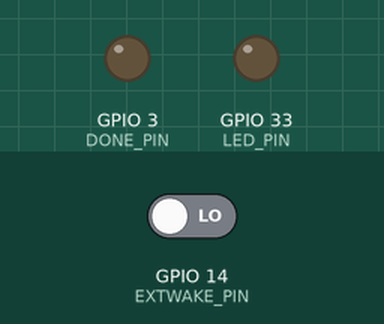
Bench run of a sketch on a simulated ESP32. Shown: output pins drawn as LEDs (lit = HIGH). The test bench sets the inputs (shaded band); at power-on: GPIO 14 (EXTWAKE_PIN) LOW. WiFi joins after 1.5 s; servers stay silent unless stated; storage starts empty; EEPROM starts erased; no MQTT or app messages arrive unless stated; the camera gives no picture; what the sketch prints to the serial monitor is not drawn.

Above: at 1.1 s.
At 3.5 s:
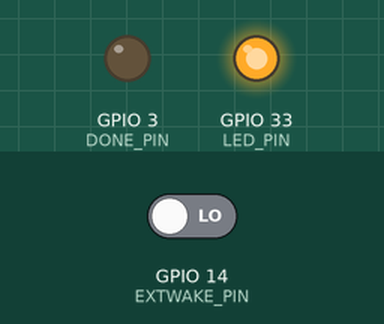
At 5.61 s:
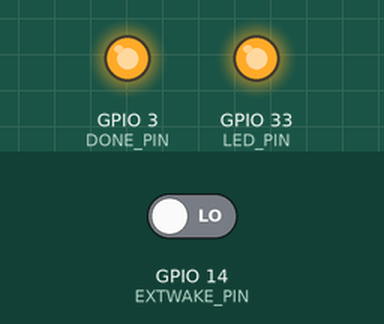
Timing chart, 0 to 7.5 s (numbered marks = the images above):
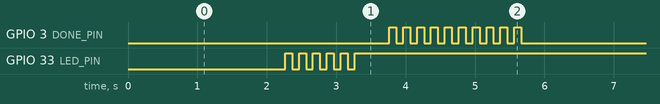

The sketch:

trigboard_wildcam.ino
```cpp
/*********
  Rui Santos
  Complete project details at https://RandomNerdTutorials.com/esp32-cam-take-photo-save-microsd-card

  IMPORTANT!!!
   - Select Board "AI Thinker ESP32-CAM"
   - GPIO 0 must be connected to GND to upload a sketch
   - After connecting GPIO 0 to GND, press the ESP32-CAM on-board RESET button to put your board in flashing mode
   - FTDI Converter : UOT = RX, UOR = TX, GND = GND, 5V = VCC

  Resistance R2 is 215kOhm....because ESP32 is slow to boot
  Circuit is ok if when turned on CAM is turning ON by TPL51111

  Reference :
    - ESP bare ship pinout : https://randomnerdtutorials.com/esp32-pinout-reference-gpios/


  Consumption : 10.5uA when sleeping,
                peak 180mA when taking picture

  Programmation via USB FTDI, GRND to GRND, U0R to TX, U0T to RX
  Careful : Pin 3 (U0R) is used in the program...so need to be unplugged before programming board

*********/

//Light Mqtt library
#include <PubSubClient.h>
//Wifi library
#include <WiFi.h>
#include "esp_camera.h"
#include "Arduino.h"
#include "FS.h"                // SD Card ESP32
#include "SD_MMC.h"            // SD Card ESP32
#include "soc/soc.h"           // Disable brownour problems
#include "soc/rtc_cntl_reg.h"  // Disable brownour problems
#include "driver/rtc_io.h"
#include <EEPROM.h>            // read and write from flash memory
#include <ArduinoJson.h>

//Mqtt settings
#define MQTT_SERVER "192.168.1.25"

char message_buff[200];

// WiFi settings
const char* ssid = "DUMBLEDORE";
const char* password = "frederic";

#define SMS_TOPIC  "guiet/automationserver/smsservice"
#define MQTT_CLIENT_ID "TrigBoardWildCamSensor"
#define MAX_RETRY 100
#define FIRMWARE_VERSION "1.0"

WiFiClient espClient;
PubSubClient client(espClient);

// define the number of bytes you want to access
#define EEPROM_SIZE 1

// Pin definition for CAMERA_MODEL_AI_THINKER
#define PWDN_GPIO_NUM     32
#define RESET_GPIO_NUM    -1
#define XCLK_GPIO_NUM      0
#define SIOD_GPIO_NUM     26
#define SIOC_GPIO_NUM     27

#define Y9_GPIO_NUM       35
#define Y8_GPIO_NUM       34
#define Y7_GPIO_NUM       39
#define Y6_GPIO_NUM       36
#define Y5_GPIO_NUM       21
#define Y4_GPIO_NUM       19
#define Y3_GPIO_NUM       18
#define Y2_GPIO_NUM        5
#define VSYNC_GPIO_NUM    25
#define HREF_GPIO_NUM     23
#define PCLK_GPIO_NUM     22

int pictureNumber = 0;
float battery = 0;

#define DEBUG 1
#define DONE_PIN 3
#define EXTWAKE_PIN 14 //To check whether it is an external wake up or a tpl5111 timer wake up
#define LED_PIN 33 //ESP-12-E led pin
#define ADC_PIN 39 //To read battery voltage

void setup() {
  WRITE_PERI_REG(RTC_CNTL_BROWN_OUT_REG, 0); //disable brownout detector

  //Pin Setup
  pinMode(EXTWAKE_PIN, INPUT);

  //pinMode(DONE_PIN, INPUT_PULLUP);

  //Debug pin
  pinMode(LED_PIN, OUTPUT);
  //digitalWrite(EXTWAKE_PIN, HIGH);

  //what wakes me up
  bool externalWakeUp = isExternalWakeUp();
  //externalWakeUp = true;

  if (DEBUG) {
     //For debug purpose
     Serial.begin(115200);
     delay(100);
  }

  if (!externalWakeUp) {

     debug_message("TPL5111 woke me up! leave me alone...", true);

     makeLedBlink(3,200);

      //Go to sleep immediatly
      weAreDone();

      return;
   }

   //Read voltage here otherwise it is not a good value that is read (due to camera, sd card)
   battery = readVoltage();

   debug_message("Time to take a picture !", true);
}

//See : https://github.com/hallard/Battery-Voltage-Measure
// 672 is analog value when 4.06v baterry is plugged with voltage divider R1 = 47kOhm, R2 = 9kOhm
float readVoltage() {

  float analogValue  = analogRead(ADC_PIN);

  debug_message("Analog value : " + String(analogValue,2), true);

  float bv = (4.06/672)*analogValue;

  debug_message("Battery voltage : " + String(bv,2), true);

  return bv;
}

/*
 * EXTWAKE_PIN is HIGH when ESP is wake up by TPL5111
 */
bool isExternalWakeUp() {
  if (digitalRead(EXTWAKE_PIN) == HIGH) {
    return false;
  }
  else {
    return true;
  }
}


void loop() {

  //delay(500);

  takePicture();

  SendSMS();

  makeLedBlink(5,100);

  weAreDone();
}

void takePicture() {

  camera_config_t config;

  config.ledc_channel = LEDC_CHANNEL_0;
  config.ledc_timer = LEDC_TIMER_0;
  config.pin_d0 = Y2_GPIO_NUM;
  config.pin_d1 = Y3_GPIO_NUM;
  config.pin_d2 = Y4_GPIO_NUM;
  config.pin_d3 = Y5_GPIO_NUM;
  config.pin_d4 = Y6_GPIO_NUM;
  config.pin_d5 = Y7_GPIO_NUM;
  config.pin_d6 = Y8_GPIO_NUM;
  config.pin_d7 = Y9_GPIO_NUM;
  config.pin_xclk = XCLK_GPIO_NUM;
  config.pin_pclk = PCLK_GPIO_NUM;
  config.pin_vsync = VSYNC_GPIO_NUM;
  config.pin_href = HREF_GPIO_NUM;
  config.pin_sscb_sda = SIOD_GPIO_NUM;
  config.pin_sscb_scl = SIOC_GPIO_NUM;
  config.pin_pwdn = PWDN_GPIO_NUM;
  config.pin_reset = RESET_GPIO_NUM;
  config.xclk_freq_hz = 20000000;
  config.pixel_format = PIXFORMAT_JPEG;

 if(psramFound()) {
    debug_message("PSRAM was found and loaded", true);
    config.frame_size = FRAMESIZE_UXGA; // FRAMESIZE_ + QVGA|CIF|VGA|SVGA|XGA|SXGA|UXGA
    config.jpeg_quality = 10;
    config.fb_count = 2;
  } else {
    debug_message("PSRAM NOT found", true);
    config.frame_size = FRAMESIZE_SVGA;
    config.jpeg_quality = 12;
    config.fb_count = 1;
  }

  //debug_message("YAYA", true);

  // Init Camera
  esp_err_t err = esp_camera_init(&config);
  if (err != ESP_OK) {
    if (DEBUG)
      Serial.printf("Camera init failed with error 0x%x", err);

    makeLedBlink(2,500);
    weAreDone();
    return;
  }

  //debug_message("YOUOU", true);

  if(!SD_MMC.begin()){
    debug_message("SD Card Mount Failed", true);
    makeLedBlink(3,500);
    weAreDone();
    return;
  }

  //debug_message("YIYI", true);

  uint8_t cardType = SD_MMC.cardType();
  if(cardType == CARD_NONE){
    debug_message("No SD Card attached", true);
    makeLedBlink(4,500);
    weAreDone();
    return;
  }

  //debug_message("TOTO", true);

  camera_fb_t * fb = NULL;

  // Take Picture with Camera
  fb = esp_camera_fb_get();
  if(!fb) {
    debug_message("Camera capture failed", true);
    makeLedBlink(5,500);
    weAreDone();
    return;
  }

  //debug_message("PAPA", true);

  // initialize EEPROM with predefined size
  EEPROM.begin(EEPROM_SIZE);
  pictureNumber = EEPROM.read(0) + 1;

  // Path where new picture will be saved in SD Card
  String path = "/picture" + String(pictureNumber) +".jpg";

  fs::FS &fs = SD_MMC;

  if (DEBUG)
    Serial.printf("Picture file name: %s\n", path.c_str());

  //debug_message("PAPI", true);

  File file = fs.open(path.c_str(), FILE_WRITE);
  if(!file){
    debug_message("Failed to open file in writing mode", true);
    makeLedBlink(6,500);
    weAreDone();
    return;
  }
  else {
    file.write(fb->buf, fb->len); // payload (image), payload length

    if (DEBUG)
      Serial.printf("Saved file to path: %s\n", path.c_str());

    EEPROM.write(0, pictureNumber);
    EEPROM.commit();
  }

  file.close();
  esp_camera_fb_return(fb);

  // Turns off the ESP32-CAM white on-board LED (flash) connected to GPIO 4
  //pinMode(4, OUTPUT);
  //digitalWrite(4, LOW);
  //rtc_gpio_hold_en(GPIO_NUM_4);

  debug_message("Picture taken", true);
}

void makeLedBlink(int blinkTimes, int millisecond) {

  for (int x = 0; x < blinkTimes; x++) {
    digitalWrite(LED_PIN, HIGH);
    delay(millisecond);
    digitalWrite(LED_PIN, LOW);
    delay(millisecond);
  }

  //Turn off at the end
  digitalWrite(LED_PIN, HIGH);
}


void debug_message(String message, bool doReturnLine) {
  if (DEBUG) {
    if (doReturnLine)
      Serial.println(message);
    else
      Serial.print(message);
  }
}

void disconnectMqtt() {
  debug_message("Disconnecting from mqtt...", true);
  client.disconnect();
}

void disconnectWifi() {
  debug_message("Disconnecting from wifi...", true);
  WiFi.disconnect();
}

String ConvertToJSon(String message) {
    //Create JSon object
    DynamicJsonDocument  jsonBuffer(200);
    JsonObject root = jsonBuffer.to<JsonObject>();

    //Garage door still open guid
    String guid ="209bf64f-92f5-4540-b2a3-67329596c7b8";

    root["messageid"] = guid;
    root["messagetext"] = message;

    String result;
    serializeJson(root, result);

    return result;
}

void SendSMS() {
  if (WiFi.status() != WL_CONNECTED) {
    if (!connectToWifi())
      weAreDone();
  }

  if (!client.connected()) {
    if (!connectToMqtt()) {
      weAreDone();
    }
  }

  String mess = ConvertToJSon("Wildcam : a picture has been taken ! (battery : "+String(battery,2)+" v)");
  debug_message("JSON Sensor : " + mess + ", topic : " +SMS_TOPIC, true);
  mess.toCharArray(message_buff, mess.length()+1);

  client.publish(SMS_TOPIC,message_buff);

  disconnectMqtt();
  delay(100);
  disconnectWifi();
  delay(100);
}

boolean connectToMqtt() {

   client.setServer(MQTT_SERVER, 1883);

  int retry = 0;
  // Loop until we're reconnected
  while (!client.connected() && retry < MAX_RETRY) {
    debug_message("Attempting MQTT connection...", true);

    if (client.connect(MQTT_CLIENT_ID)) {
      debug_message("connected to MQTT Broker...", true);
    } else {
      retry++;
      // Wait 5 seconds before retrying
      delay(500);
      //yield();
    }
  }

  if (retry >= MAX_RETRY) {
    debug_message("MQTT connection failed...", true);
    return false;
    //goDeepSleep();
  }

  return true;
}

boolean connectToWifi() {

  // WiFi.forceSleepWake();
  WiFi.mode(WIFI_STA);

  int retry = 0;
  WiFi.begin(ssid, password);
  while (WiFi.status() != WL_CONNECTED && retry < MAX_RETRY) {
    retry++;
    delay(500);
    debug_message(".", false);
  }

  if (WiFi.status() == WL_CONNECTED) {
     debug_message("WiFi connected", true);
     // Print the IP address
     if (DEBUG) {
      Serial.println(WiFi.localIP());
     }

     return true;
  } else {
    debug_message("WiFi connection failed...", true);
    return false;
  }
}

/* The DONE pin is driven by a μC to signal that the μC is working properly. The TPL5111 recognizes a valid
DONE signal as a low to high transition. */
void weAreDone() {

  //Needed otherwise if won't work!!
  pinMode(DONE_PIN, OUTPUT);

  debug_message("Bye bye dude...", true);

  delay(500);

  for (int i=0;i<10;i++) {
    digitalWrite(DONE_PIN, HIGH);
    delay(100);
    digitalWrite(DONE_PIN, LOW);
    delay(100);
  }
}
```

Measured:
- by itself, GPIO 3 (DONE_PIN): repeats every 5.7 s: 9 × (LOW 0.10 s, HIGH 0.10 s), LOW 3.8 s, HIGH 0.10 s
- by itself, GPIO 33 (LED_PIN): repeats every 5.7 s: 4 × (LOW 0.10 s, HIGH 0.10 s), LOW 0.10 s, HIGH 4.8 s
